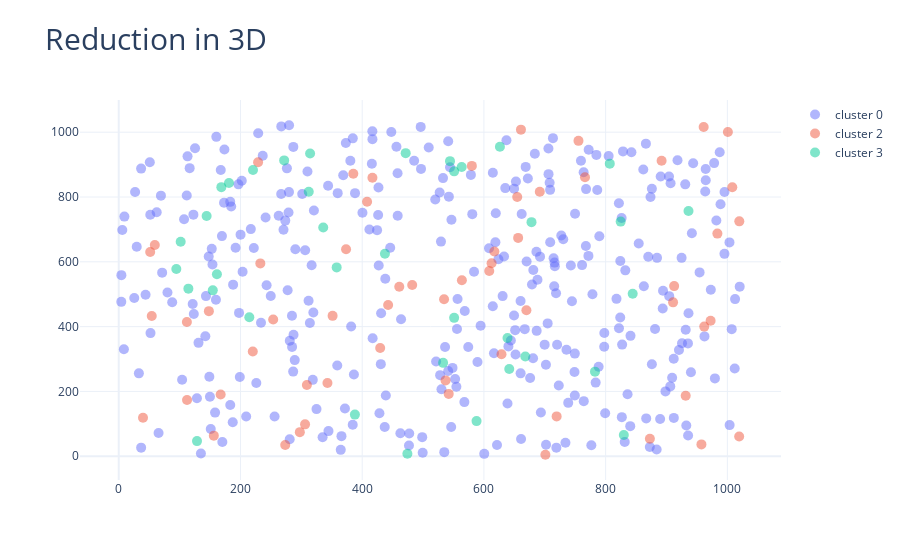

Notebook code cell kept with this figure:
### Code cell
import csv
with open('/home/garner1/Work/dataset/cellImages/image52/properties.csv', 'r') as f:
    properties = list(csv.reader(f, delimiter=','))
properties = np.array(properties)

fig = go.Figure()
print list(set(labels))[:-1]
for cluster in list(set(labels))[:-1]:
    clustered = (np.asarray(cluster_single_id)==cluster)
    cell_selection = np.asarray([d.keys()[ind] for ind in range(len(clustered)) if clustered[ind]])
    cluster_selection = np.asarray([d.values()[ind] for ind in range(len(clustered)) if clustered[ind]])
    if len(cell_selection) > 0:
        fig.add_trace(go.Scatter(
            x=properties[cell_selection,1].astype(np.float),  # <-- Put your data instead
            y=properties[cell_selection,2].astype(np.float),  # <-- Put your data instead
            name="cluster "+str(cluster),
            mode="markers",
            marker=dict(color=cluster+1,size=10, opacity=0.5)
        ))
fig.update_layout(title_text="Reduction in 3D ",title_font_size=30,template="plotly_white")

fig.show()

### Figure 1 — Plotly figure (JSON) as saved in the notebook; plotly's stock layout.template omitted (floating-point values rounded to 4 significant figures; data arrays with more than 128 entries replaced by an {"elided": "..."} marker saying what was removed)
{"data": [{"marker": {"color": 1, "opacity": 0.5, "size": 10}, "mode": "markers", "name": "cluster 0", "type": "scatter", "x": {"elided": "335 float values"}, "y": {"elided": "335 float values"}}, {"marker": {"color": 3, "opacity": 0.5, "size": 10}, "mode": "markers", "name": "cluster 2", "type": "scatter", "x": [39.84, 54.21, 51.66, 59.25, 112.2, 112.0, 148.1, 156.2, 167.4, 220.2, 228.9, 232.6, 253.8, 273.5, 297.5, 306.1, 309.1, 342.9, 351.4, 373.5, 385.4, 408.0, 416.8, 429.5, 442.6, 460.9, 482.2, 537.0, 534.5, 542.2, 563.8, 580.2, 608.8, 612.6, 617.2, 628.9, 656.2, 654.7, 660.9, 669.8, 691.8, 701.0, 719.5, 755.4, 766.1, 872.7, 891.9, 910.8, 912.6, 931.5, 957.4, 962.0, 961.1, 972.5, 983.6, 1001.0, 1008.0, 1019.0, 1020.0], "y": [118.9, 432.6, 630.4, 652.1, 173.3, 414.0, 447.8, 63.49, 190.3, 322.9, 907.1, 595.1, 421.7, 34.4, 74.21, 98.26, 219.7, 226.1, 433.1, 639.0, 871.6, 785.3, 859.4, 334.2, 466.6, 523.2, 528.4, 234.0, 484.4, 192.4, 543.3, 896.0, 571.5, 595.7, 631.7, 314.8, 673.8, 800.2, 1008.0, 450.3, 816.2, 4.494, 122.9, 973.3, 861.0, 53.65, 911.7, 474.8, 525.0, 186.8, 36.42, 400.1, 1016.0, 418.3, 687.1, 1001.0, 830.3, 60.82, 724.9]}, {"marker": {"color": 4, "opacity": 0.5, "size": 10}, "mode": "markers", "name": "cluster 3", "type": "scatter", "x": [94.62, 101.8, 114.4, 128.6, 144.4, 154.5, 161.3, 168.6, 181.1, 214.5, 220.6, 271.8, 312.2, 314.4, 336.0, 358.1, 388.0, 437.4, 471.4, 474.3, 532.9, 544.3, 551.1, 551.1, 563.5, 587.9, 626.3, 641.6, 638.8, 668.0, 678.2, 782.5, 806.8, 824.7, 829.9, 844.5, 936.1], "y": [577.7, 662.0, 517.1, 46.58, 741.5, 511.9, 561.8, 830.4, 843.2, 428.7, 883.3, 913.0, 816.3, 934.0, 706, 582.8, 128.4, 625.0, 935.4, 7.432, 288.1, 910.7, 879.2, 427.0, 892.8, 108.4, 955.1, 268.9, 364.8, 307.9, 722.4, 261.0, 903.0, 724.0, 65.68, 501.6, 757.0]}], "layout": {"title": {"font": {"size": 30}, "text": "Reduction in 3D "}}}
